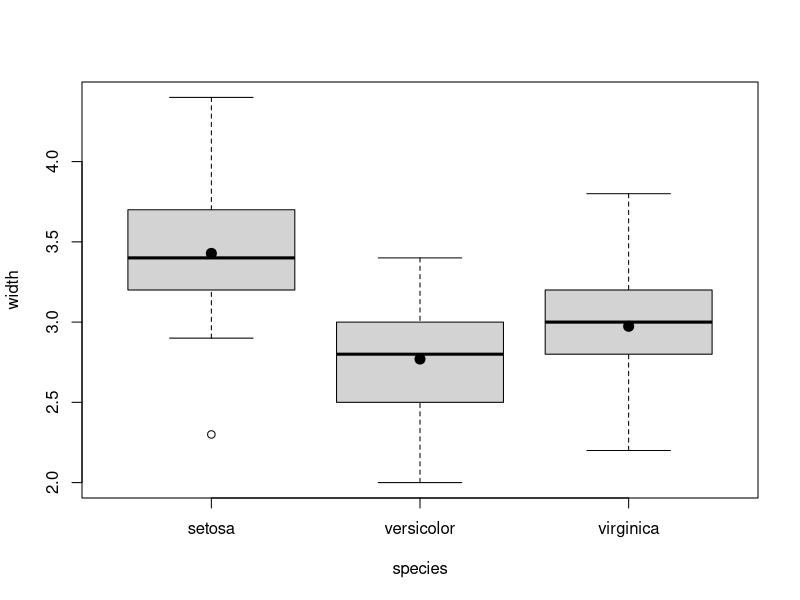
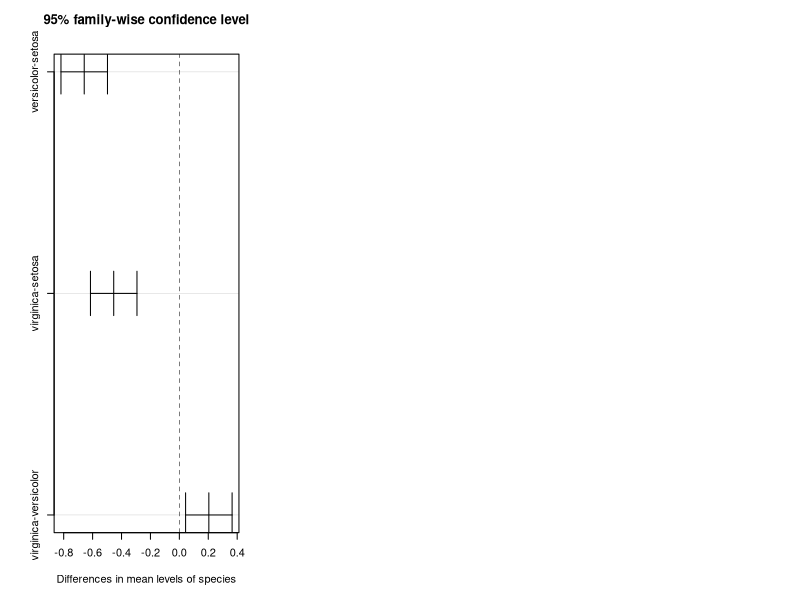

Recreate these plots in R, in order.
rm(list = ls())

width = iris$Sepal.Width
species = iris$Species

# mean(width[species=="setosa"])
# manual, but it will work

means = tapply(width, species, mean)

plot(width ~ species)
# boxplot works the same
lines(1:3, means, pch=20, type="p", cex=2)
# type -> points, l -> lines, b -> both

par("mfrow"=c(1,3))
tapply(width, species, shapiro.test)
# works, but ugly

tapply(width, species, function(x) shapiro.test(x)$p.value)
# tapply(width, species, (x)shapiro.test(x)$p.value)
# doesnt work here, may on different versions/os

results = simplify2array(tapply(width, species, function(x) shapiro.test(x)[1:2]))
results
                         
# Assumption 1.:  
# H0: distr. are normal -> yes, because all pvalues are somewhat big

# Assumption 2.:
# Variances are the same: H0: sigma1^2=sigma2^2=sigma3^2

bartlett.test(width, species)
# alpha = 1e-2
# p-value = 0.3515 -> we have no grounds to dismiss H0, variances are the same

# we shall proceed since all requirements are met

# the factor variable HAS to be factor - the test will not break, just output nonsense
# class(y), is.factor(y)
is.factor(species)

model = lm(width ~ species)
anova(model)
# outputs analysis of variance table
# p-value is extremely low -> we dismiss H0 and reason that the means are different

# Response: width
# Df Sum Sq Mean Sq F value    Pr(>F)    
# species     2 11.345  5.6725   49.16 < 2.2e-16 ***
#   Residuals 147 16.962  0.1154      


# repeated something
pairwise.t.test(width,species,p.adjust.method="bonferroni")
tukey = TukeyHSD(aov(model),  conf.level=.95)
tukey
plot(tukey)
